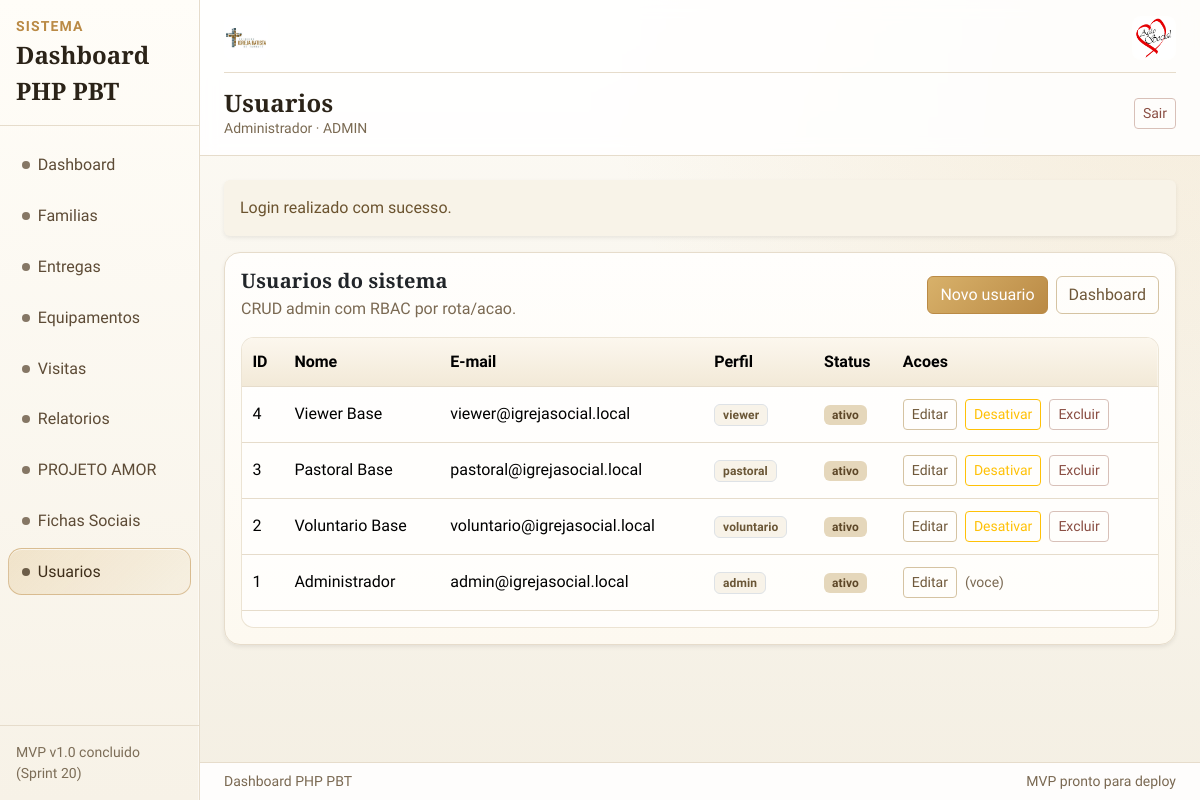
The app's page /users (signed in) with its own data.
### tables this page shows
CREATE TABLE IF NOT EXISTS users (
  id INT AUTO_INCREMENT PRIMARY KEY,
  name VARCHAR(120) NOT NULL,
  email VARCHAR(160) NOT NULL UNIQUE,
  password_hash VARCHAR(255) NOT NULL,
  role ENUM('admin','voluntario','pastoral','viewer') NOT NULL,
  is_active TINYINT(1) NOT NULL DEFAULT 1,
  failed_login_attempts INT NOT NULL DEFAULT 0,
  locked_until DATETIME NULL,
  password_reset_token_hash VARCHAR(64) NULL,
  password_reset_expires_at DATETIME NULL,
  password_reset_requested_at DATETIME NULL,
  created_at DATETIME NOT NULL DEFAULT CURRENT_TIMESTAMP,
  updated_at DATETIME NULL DEFAULT NULL ON UPDATE CURRENT_TIMESTAMP,
  INDEX idx_users_role (role),
  INDEX idx_users_is_active (is_active),
  INDEX idx_users_locked_until (locked_until),
  INDEX idx_users_password_reset_expires_at (password_reset_expires_at)
);

### app/Views/users/index.php (the view, shortened to what the rows shown need)
<?php
$auth = is_array($authUser ?? null) ? $authUser : [];
?>
<div class="card border-0 shadow-sm">
    <div class="card-body">
        <div class="d-flex flex-column flex-md-row gap-2 justify-content-between align-items-md-center mb-3">
            <div>
                <h2 class="h5 mb-1">Usuarios do sistema</h2>
            </div>
        </div>
        <div class="table-responsive">
            <table class="table align-middle">
                <thead>
                    <tr>
                        <th>ID</th>
                        <th>Nome</th>
                        <th>E-mail</th>
                        <th>Perfil</th>
                        <th>Status</th>
                        <th>Acoes</th>
                    </tr>
                </thead>
                <tbody>
                <?php if (empty($users)) : ?>
                    <tr>
                        <td colspan="6" class="text-secondary">Nenhum usuario encontrado ou falha de conexao.</td>
                    </tr>
                <?php else : ?>
                    <?php foreach ($users as $row) : ?>
                        <?php
                        $id = (int) ($row['id'] ?? 0);
                        $isActive = (int) ($row['is_active'] ?? 0) === 1;
                        $isSelf = (int) ($auth['id'] ?? 0) === $id;
                        ?>
                        <tr>
                            <td><?= $id ?></td>
                            <td><?= htmlspecialchars((string) ($row['name'] ?? ''), ENT_QUOTES, 'UTF-8') ?></td>
                            <td><?= htmlspecialchars((string) ($row['email'] ?? ''), ENT_QUOTES, 'UTF-8') ?></td>
                            <td><span class="badge text-bg-light border"><?= htmlspecialchars((string) ($row['role'] ?? ''), ENT_QUOTES, 'UTF-8') ?></span></td>
                            <td>
                                <span class="badge <?= $isActive ? 'text-bg-success' : 'text-bg-danger' ?>">
                                    <?= $isActive ? 'ativo' : 'inativo' ?>
                                </span>
                            </td>
                            <td>
                                <div class="d-flex flex-wrap gap-2">
                                    <a class="btn btn-sm btn-outline-secondary" href="/users/edit?id=<?= $id ?>">Editar</a>
                                    <?php if (!$isSelf) : ?>
                                        <form method="post" action="/users/toggle?id=<?= $id ?>" class="m-0">
                                            <button type="submit" class="btn btn-sm <?= $isActive ? 'btn-outline-warning' : 'btn-outline-success' ?>">
                                                <?= $isActive ? 'Desativar' : 'Ativar' ?>
                                            </button>
                                        </form>
                                        <form method="post" action="/users/delete?id=<?= $id ?>" class="m-0" onsubmit="return confirm('Excluir usuario permanentemente?');">
                                            <button type="submit" class="btn btn-sm btn-outline-danger">Excluir</button>
                                        </form>
                                    <?php else : ?>
                                        <span class="small text-secondary align-self-center">(voce)</span>
                                    <?php endif; ?>
                                </div>
                            </td>
                        </tr>
                    <?php endforeach; ?>
                <?php endif; ?>
                </tbody>
            </table>
        </div>
    </div>
</div>

### app/Views/layouts/app.php (shortened to what the rows shown need)
<?php
$layoutTitle = (string) ($pageTitle ?? 'Dashboard');
$layoutUser = is_array($authUser ?? null) ? $authUser : [];
$layoutUserName = (string) ($layoutUser['name'] ?? 'Usuario');
$layoutUserRole = (string) ($layoutUser['role'] ?? '-');
?>
<!DOCTYPE html>
<html lang="pt-BR">
<head>
    <link href="https://cdn.jsdelivr.net/npm/bootstrap@5.3.3/dist/css/bootstrap.min.css" rel="stylesheet">
    <link rel="stylesheet" href="/assets/app.css">
</head>
<body class="app-shell">
    <div class="container-fluid">
        <div class="row min-vh-100">
            <div class="col-12 col-lg-9 col-xl-10 p-0 d-flex flex-column">
                <header class="app-header border-bottom">
                    <div class="container-fluid px-3 px-md-4 py-3">
                        <div class="d-flex flex-column flex-md-row gap-2 align-items-md-center justify-content-between">
                            <div>
                                <h1 class="h4 mb-0"><?= htmlspecialchars($layoutTitle, ENT_QUOTES, 'UTF-8') ?></h1>
                                <div class="text-secondary small">
                                    <?= htmlspecialchars($layoutUserName, ENT_QUOTES, 'UTF-8') ?> ·
                                    <span class="text-uppercase"><?= htmlspecialchars($layoutUserRole, ENT_QUOTES, 'UTF-8') ?></span>
                                </div>
                            </div>
                        </div>
                    </div>
                </header>
                <main class="flex-grow-1">
                    <div class="container-fluid px-3 px-md-4 py-4">
                        <?= $content ?>
                    </div>
                </main>
            </div>
        </div>
    </div>
</body>
</html>

### records on screen
users: name "Administrador", role "ADMIN", id "1", email "admin@igrejasocial.local", role "admin", is_active "ativo", shows "(voce)"
users: id "4", name "Viewer Base", email "viewer@igrejasocial.local", role "viewer", is_active "ativo"
users: id "3", name "Pastoral Base", email "pastoral@igrejasocial.local", role "pastoral", is_active "ativo"
users: id "2", name "Voluntario Base", email "voluntario@igrejasocial.local", role "voluntario", is_active "ativo"

### other values on screen
$layoutAppName "Dashboard PHP PBT"
$item['label'] "Dashboard"
$item['label'] "Familias"
$item['label'] "Entregas"
$item['label'] "Equipamentos"
$item['label'] "Visitas"
$item['label'] "Relatorios"
$item['label'] "PROJETO AMOR"
$item['label'] "Fichas Sociais"
$item['label'] "Usuarios"
$layoutTitle "Usuarios"
$success "Login realizado com sucesso."
